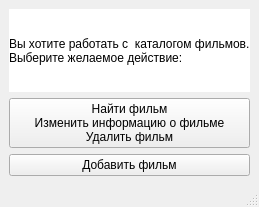
<?xml version="1.0" encoding="UTF-8"?>
<ui version="4.0">
 <class>MainWindow</class>
 <widget class="QMainWindow" name="MainWindow">
  <property name="geometry">
   <rect>
    <x>0</x>
    <y>0</y>
    <width>246</width>
    <height>207</height>
   </rect>
  </property>
  <property name="windowTitle">
   <string>MainWindow</string>
  </property>
  <widget class="QWidget" name="centralwidget">
   <layout class="QVBoxLayout" name="verticalLayout">
    <item>
     <widget class="QLabel" name="label">
      <property name="styleSheet">
       <string notr="true">background-color: rgb(255, 255, 255);</string>
      </property>
      <property name="text">
       <string>Вы хотите работать с  каталогом фильмов.
Выберите желаемое действие:</string>
      </property>
     </widget>
    </item>
    <item>
     <widget class="QPushButton" name="search">
      <property name="text">
       <string>Найти фильм
Изменить информацию о фильме
Удалить фильм</string>
      </property>
     </widget>
    </item>
    <item>
     <widget class="QPushButton" name="add">
      <property name="text">
       <string>Добавить фильм</string>
      </property>
     </widget>
    </item>
   </layout>
  </widget>
  <widget class="QMenuBar" name="menubar">
   <property name="geometry">
    <rect>
     <x>0</x>
     <y>0</y>
     <width>246</width>
     <height>21</height>
    </rect>
   </property>
  </widget>
  <widget class="QStatusBar" name="statusbar"/>
 </widget>
 <resources/>
 <connections/>
</ui>
